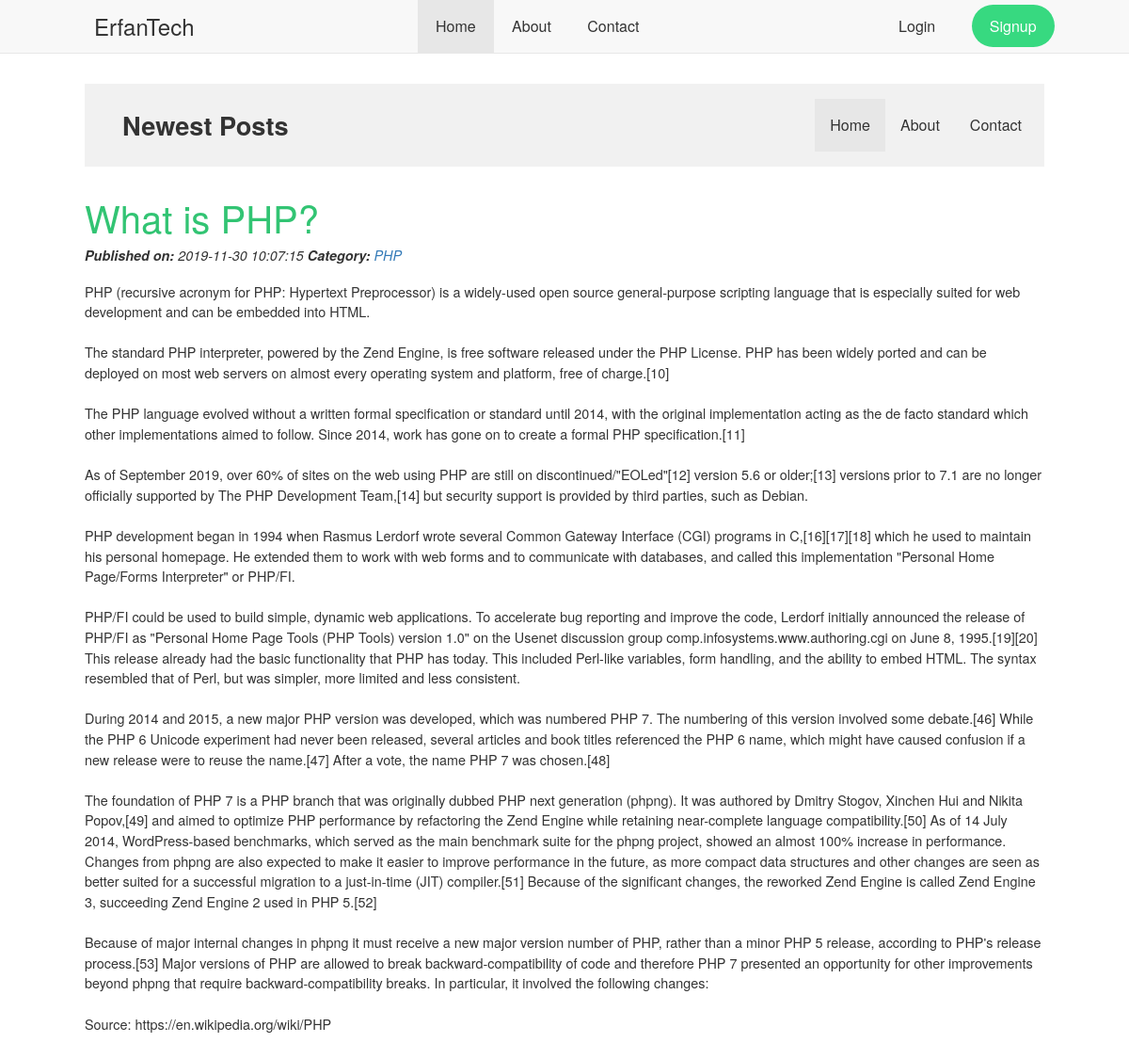
The app's page /single_read/article.php?id=1 with its own data.
### tables this page shows
CREATE TABLE `cms_posts` (
  `id` int(11) NOT NULL,
  `title` text NOT NULL,
  `message` text NOT NULL,
  `category_id` int(11) NOT NULL,
  `userid` int(11) NOT NULL,
  `status` enum('published','draft','archived','') NOT NULL DEFAULT 'published',
  `created` datetime NOT NULL,
  `updated` datetime NOT NULL DEFAULT current_timestamp()
);

CREATE TABLE `cms_category` (
  `id` int(11) NOT NULL,
  `name` varchar(100) NOT NULL
);

### classes/Posts.php (called while the page is built, shortened)
<?php
class Posts
{
    private $conn;
    public $id;
    function __construct($db)
    {
        $this->conn = $db;
    }
    function read_single()
    {
        $query = "SELECT * FROM cms_posts as p LEFT JOIN cms_category as c ON p.category_id = c.id WHERE p.id = :id LIMIT 0,1";
        $stmt = $this->conn->prepare($query);
        $stmt->bindParam(':id', $this->id);
        $stmt->execute();
        $row = $stmt->fetch(PDO::FETCH_ASSOC);
        $this->title = $row['title'];
        $this->message = html_entity_decode(nl2br($row['message']));
        $this->category_id = $row['category_id'];
        $this->userid = $row['userid'];
        $this->status = $row['status'];
        $this->created = $row['created'];
        $this->updated = $row['updated'];
        $this->category = $row['name'];
    }
}

### single_read/article.php (the view, shortened to what this page needs)
<?php
include_once "../classes/Posts.php";
$database = new Database;
$root_url = $database->root_url;
$database = new Database;
$db = $database->connect();
$posts = new Posts($db);
$posts->id = isset($_GET['id']) ? $_GET['id'] : die();
$posts->read_single();
$posts_arr = [
    'id' => $posts->id,
    'title' => $posts->title,
    'message' => $posts->message,
    'category_id' => $posts->category_id,
    'userid' => $posts->userid,
    'status' => $posts->status,
    'created' => $posts->created,
    'updated' => $posts->updated,
    'category' => $posts->category
];
?>
<!DOCTYPE html>
<html lang="en">
<head>
    <link rel="stylesheet" href="../css/style.css">
</head>
<body>
    <header>
        <nav>
            <ul>
                <section class="logo">
                    <a href="<?php echo $root_url . '/index.php'; ?>" id="logo">ErfanTech</a>
                </section>
                <section class="nav-menu">
                    <li class="active"><a href="<?php echo $root_url . '/index.php'; ?>">Home</a></li>
                    <li><a href="<?php echo $root_url . '/index.php'; ?>">About</a></li>
                    <li><a href="<?php echo $root_url . '/index.php'; ?>">Contact</a></li>
                </section>
                <section class="login-signup">
                    <li id="login-li"><a href="../login/login.php">Login</a></li>
                    <li id="signup-li"><a href="../login/signup.php" id="signup-btn">Signup</a></li>
                </section>
            </ul>
        </nav>
    </header>
    <main>
        <section class="container">
            <section class="header">
                <ul>
                    <section class="header-title">
                        <h2>Newest Posts</h2>
                    </section>
                    <section class="header-menu">
                        <li class="active"><a href="<?php echo $root_url . '/index.php'; ?>">Home</a></li>
                        <li><a href="<?php echo $root_url . '/index.php'; ?>">About</a></li>
                        <li><a href="<?php echo $root_url . '/index.php'; ?>">Contact</a></li>
                    </section>
                </ul>
            </section>
            <section class="body">
                <section class="article-header">
                    <h2 class="title" style="color: #32c473; font-size: 2.5rem;"><?php echo $posts_arr['title']; ?></h2>
                    <p class="tags">
                        <span>Published on: </span>
                        <?php echo $posts_arr['created']; ?>
                        <span>Category: </span>
                        <span id="category"><?php echo $posts_arr['category']; ?></span>
                    </p>
                </section>
                <section class="article-body" style="margin-bottom: 2rem;">
                    <?php echo $posts_arr['message']; ?>
                </section>
            </section>
        </section>
    </main>
</body>
</html>

### css/style.css (style rules this page uses)
* { box-sizing: border-box; margin: 0; }
body { font-family: "helvetica neue", helvetica, arial, sans-serif; line-height: 1.5; color: #333; }
nav { background-color: #f8f8f8; border-bottom: 1px solid #e7e7e7; margin-bottom: 2rem; display: flex; justify-content: center; align-items: center; }
h2 { font-size: 1.7rem; }
ul { display: flex; justify-content: space-between; align-items: center; list-style: none; }
nav ul { width: 90%; }
nav ul .logo, nav ul .nav-menu, nav ul .login-signup { display: flex; justify-content: center; align-items: center; }
nav ul a { text-decoration: none; color: #333; }
nav ul li { padding: 1rem 1.2rem; transition: 0.2s all ease-in-out; cursor: pointer; }
nav #logo { font-weight: 500; font-size: 1.5rem; }
nav #signup-btn { background-color: #37d980; padding: 0.7rem 1.2rem; border-radius: 50px; color: white; transition: 0.2s all ease-in-out; }
nav #login-li { border-radius: 50px; }
main { display: flex; justify-content: center; align-items: center; flex-direction: column; }
.container { width: 85%; }
.header { background: #f1f1f1; width: 100%; margin-bottom: 1.5rem; }
.header-menu { display: flex; justify-content: center; align-items: center; padding: 1rem 0.5rem; }
.header-menu li { cursor: pointer; padding: 1rem; transition: 0.2s all ease-in-out; }
.header-menu li.active, .nav-menu li.active { background-color: #e7e7e7; }
.header-menu a { text-decoration: none; color: #333; }
.body .article-header { margin-bottom: 1rem; }
.body .article-header .title { color: #337ab7; font-weight: 400; font-size: 1.5rem; }
.body .article-header .tags { font-style: italic; font-size: 0.9rem; }
.body .article-header .tags span { font-weight: 700; }
.body #category { color: #337ab7; font-weight: 400; }
.body .article-body { font-size: 0.9rem; }

### records on screen
cms_posts: title "What is PHP?", created "2019-11-30 10:07:15", cms_category.name "PHP"
